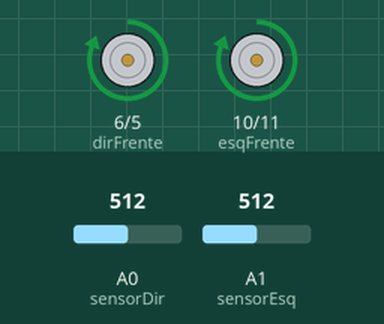
A sketch run on a simulated Arduino Uno, built with avr-gcc and run on an emulated ATmega328P. Parts: motor-driver pin pairs drawn as motors (green arrow = first pin HIGH = forward, orange = second pin HIGH = backward, longer = more drive). The test bench sets the inputs (shaded band); at power-on: A0 (sensorDir) = 512, A1 (sensorEsq) = 512.

Above: at 1.2 s.
1.3 s: A0 (sensorDir) set to 716
At 1.46 s:
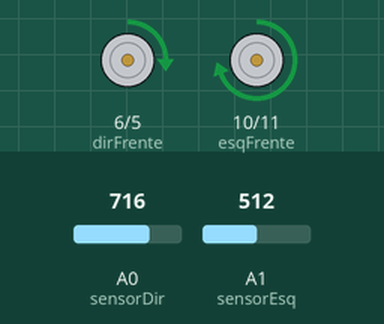
4.3 s: A1 (sensorEsq) set to 900
At 4.55 s:
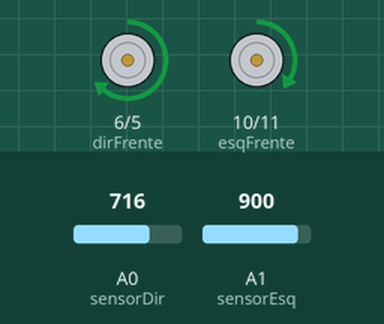
7.3 s: A1 (sensorEsq) set to 1023
10.3 s: A1 (sensorEsq) set to 122
At 11.07 s:
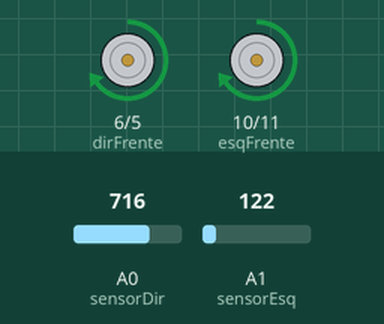
13.3 s: A0 (sensorDir) set to 122
14.8 s: A0 (sensorDir) set to 900
At 16.19 s:
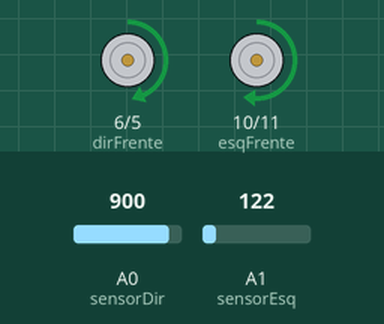
Timing chart, 0 to 21.2 s (numbered marks = the images above; inputs shaded):
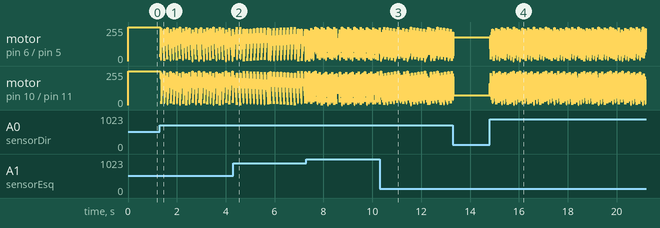

The sketch:

seguidor_pid.ino
```cpp
// Define os pinos dos sensores TCRT5000
#define sensorDir A0
#define sensorEsq A1

// Define os pinos dos motores no L298N
#define dirFrente 6
#define dirTras 5
#define esqFrente 10
#define esqTras 11

// Define as direções dos motores
#define FRENTE 1
#define PARADO 0
#define TRAS -1

// Parâmetros do PID
float kp = 0.8;  // Ganho proporcional
float ki = 0.1;  // Ganho integral
float kd = 0.2;  // Ganho derivativo
int erroAnterior = 0;
int erroIntegral = 0;

// DECLARAÇÃO DE FUNÇÕES
void configMotor();
void motorEsq(int direcao, byte velocidade);
void motorDir(int direcao, byte velocidade);

void setup() {
  pinMode(sensorDir, INPUT);
  pinMode(sensorEsq, INPUT);
  configMotor();
}

void loop() {
  // Lê os valores dos sensores TCRT5000
  int valorSensorDir = analogRead(sensorDir);
  int valorSensorEsq = analogRead(sensorEsq);

  // Calcula o erro como a diferença entre os sensores
  int erro = valorSensorEsq - valorSensorDir;

  // Calcula os componentes PID
  int termoP = kp * erro;
  erroIntegral += erro;
  int termoI = ki * erroIntegral;
  int termoD = kd * (erro - erroAnterior);

  // Calcula a saída PID
  int saidaPID = termoP + termoI + termoD;

  // Aplica a saída PID para controlar os motores
  motorEsq(FRENTE, 255 - saidaPID);
  motorDir(FRENTE, 255 + saidaPID);

  // Atualiza o erro anterior para o próximo ciclo
  erroAnterior = erro;

  delay(10); // Aguarda um curto intervalo antes de ler os sensores novamente
}

// Função para configurar os pinos dos motores
void configMotor() {
  pinMode(dirFrente, OUTPUT);
  pinMode(dirTras, OUTPUT);
  pinMode(esqFrente, OUTPUT);
  pinMode(esqTras, OUTPUT);

  digitalWrite(dirFrente, LOW);
  digitalWrite(dirTras, LOW);
  digitalWrite(esqFrente, LOW);
  digitalWrite(esqTras, LOW);
}

// Função para controlar o motor esquerdo
void motorEsq(int direcao, byte velocidade) {
  switch (direcao) {
    case -1:
      digitalWrite(esqFrente, LOW);
      analogWrite(esqTras, velocidade);
      break;
    case 0:
      digitalWrite(esqFrente, HIGH);
      digitalWrite(esqTras, HIGH);
      break;
    case 1:
      analogWrite(esqFrente, velocidade);
      digitalWrite(esqTras, LOW);
      break;
  }
}

// Função para controlar o motor direito
void motorDir(int direcao, byte velocidade) {
  switch (direcao) {
    case -1:
      digitalWrite(dirFrente, LOW);
      analogWrite(dirTras, velocidade);
      break;
    case 0:
      digitalWrite(dirFrente, HIGH);
      digitalWrite(dirTras, HIGH);
      break;
    case 1:
      analogWrite(dirFrente, velocidade);
      digitalWrite(dirTras, LOW);
      break;
  }
}
```
